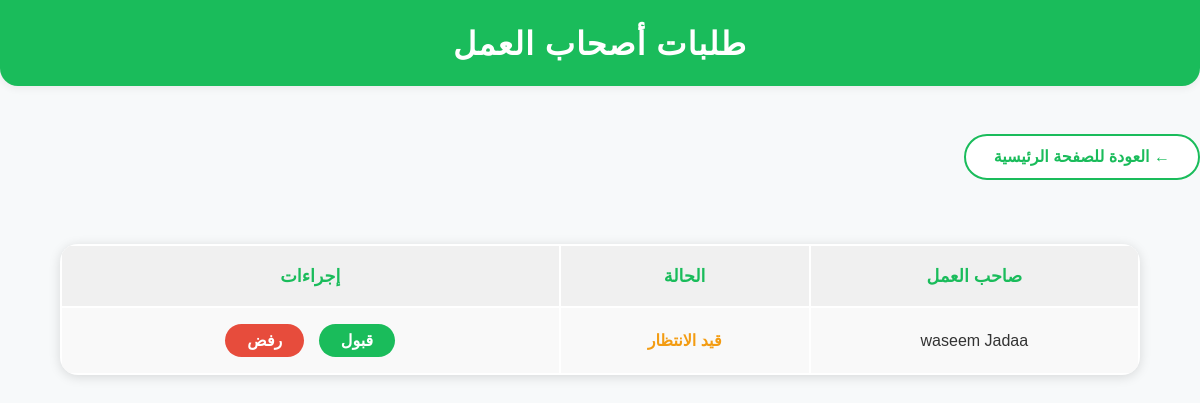
The app's page /manage_professional_requests.php (signed in), older data.
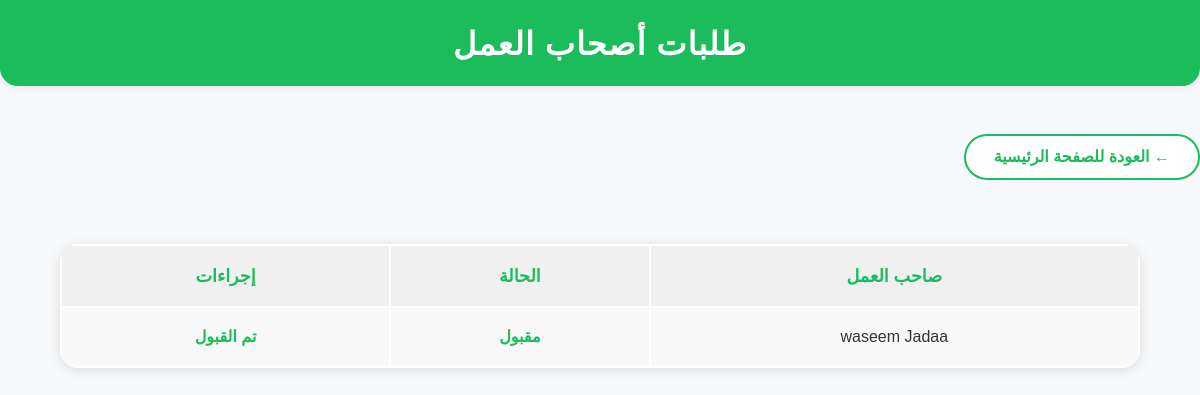
The same page, newer data.
### tables this page shows
CREATE TABLE `application` (
  `application_ID` int(11) NOT NULL,
  `job_ID` int(11) DEFAULT NULL,
  `user_ID` int(11) DEFAULT NULL,
  `status` enum('pending','accepted','rejected') DEFAULT 'pending',
  `employer_id` int(11) DEFAULT NULL
);

CREATE TABLE `user` (
  `User_ID` int(11) NOT NULL,
  `name` varchar(255) NOT NULL,
  `email` varchar(255) NOT NULL,
  `password` varchar(255) NOT NULL,
  `role` enum('job_seeker','employer','admin') NOT NULL,
  `verification_status` enum('not_verified','pending','verified','rejected') DEFAULT 'not_verified',
  `verification_note` varchar(255) DEFAULT NULL
);

### manage_professional_requests.php (the view, shortened to what this page needs)
<?php
include 'db.php';
$user_id = $_SESSION['user_id'];
$stmt = $conn->prepare('SELECT a.application_ID, a.status, a.employer_id, u.name as employer_name FROM application a JOIN user u ON a.employer_id = u.User_ID WHERE a.job_ID IS NULL AND a.user_ID = :user_id');
$stmt->execute([':user_id' => $user_id]);
$requests = $stmt->fetchAll(PDO::FETCH_ASSOC);
?>
<!DOCTYPE html>
<html lang="ar" dir="rtl">
<head>
    <link rel="stylesheet" href="css/project.css">
    <link rel="stylesheet" href="css/manage_prof_req_.css">
</head>
<body>
    <div class="main-header">طلبات أصحاب العمل</div>
    <a href="dashboard.php" class="back-btn">&larr; العودة للصفحة الرئيسية</a>
    <table class="requests-table">
        <tr><th>صاحب العمل</th><th>الحالة</th><th>إجراءات</th></tr>
        <?php foreach($requests as $req): ?>
        <tr>
            <td><?= htmlspecialchars($req['employer_name']) ?></td>
            <td>
                <?php if($req['status'] === 'pending'): ?>
                    <span style="color:#f39c12;font-weight:bold;">قيد الانتظار</span>
                <?php elseif($req['status'] === 'accepted'): ?>
                    <span style="color:#1abc5b;font-weight:bold;">مقبول</span>
                <?php else: ?>
                    <span style="color:#e74c3c;font-weight:bold;">مرفوض</span>
                <?php endif; ?>
            </td>
            <td>
                <?php if($req['status'] === 'pending'): ?>
                    <form method="post" style="display:inline;">
                        <button name="action" value="accept" class="action-btn">قبول</button>
                        <button name="action" value="reject" class="action-btn" style="background:#e74c3c;">رفض</button>
                    </form>
                <?php elseif($req['status'] === 'accepted'): ?>
                    <span style="color:#1abc5b;font-weight:bold;">تم القبول</span>
                <?php else: ?>
                    <span style="color:#e74c3c;font-weight:bold;">تم الرفض</span>
                <?php endif; ?>
            </td>
        </tr>
        <?php endforeach; ?>
    </table>
</body>
</html>

Row changes from the older to the newer data that the page shows:
changed application "waseem Jadaa": status "قيد الانتظار قبول رفض" → "مقبول تم القبول"
